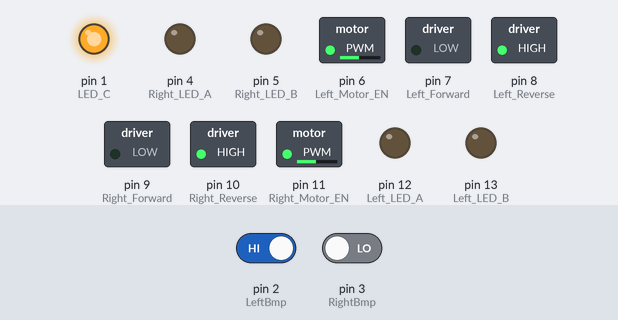
Recording of a sketch running on a simulated Arduino Uno, built with avr-gcc and run on an emulated ATmega328P. Shown: switched loads named in the sketch (green lamp = pin HIGH), output pins drawn as LEDs (lit = HIGH). The test bench sets the inputs (shaded band); at power-on: pin 2 (LeftBmp) HIGH, pin 3 (RightBmp) LOW.

Above: at 9.7 s.
10.3 s: pin 2 (LeftBmp) driven LOW and pin 3 (RightBmp) driven HIGH
At 13.0 s:
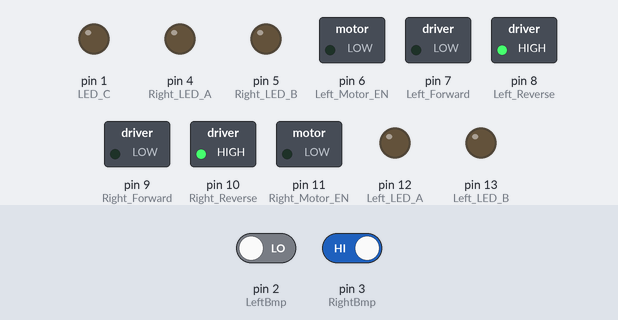
15.9 s: pin 2 (LeftBmp) driven HIGH
At 16.0 s:
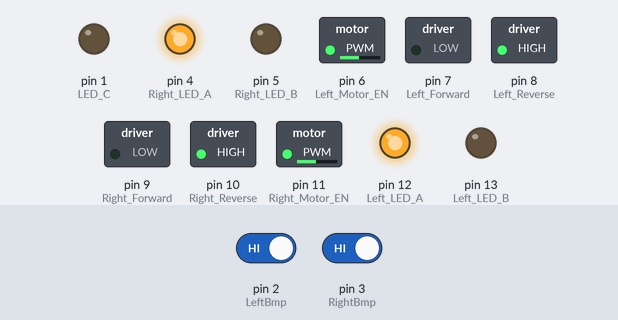
At 18.9 s:
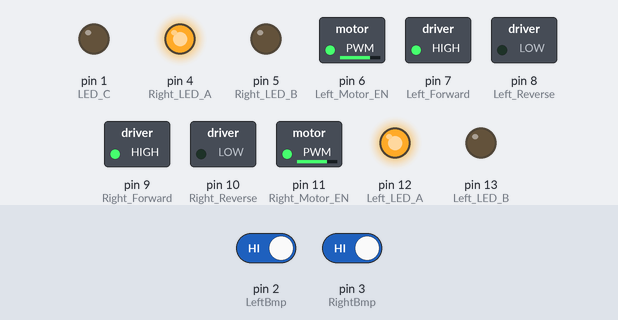
Timing chart, 0 to 27.5 s (numbered marks = the images above; inputs shaded):
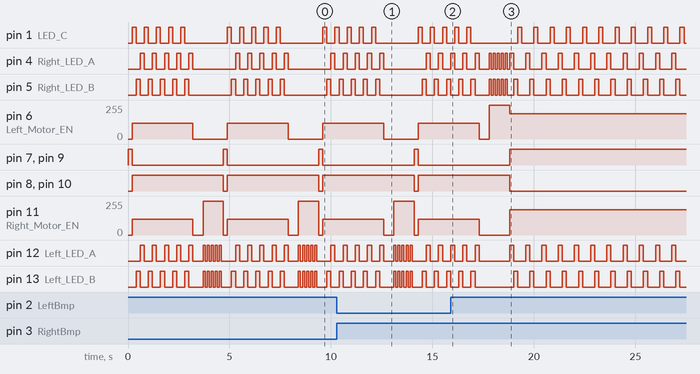

The sketch:

BasicDrillDK.ino
```cpp
// Dan Koskiranta
// G00397054
// 26 February

const int Right_Motor_EN = 11;
const int Right_Forward = 9;
const int Right_Reverse = 10;

const int Left_Motor_EN = 6;
const int Left_Forward = 7;
const int Left_Reverse = 8;

const int Left_LED_A = 12;
const int Left_LED_B = 13;
const int Right_LED_A = 4;
const int Right_LED_B = 5;
const int LED_C = 1;
const int LeftBmp = 2;
const int RightBmp = 3;

void setup() {
  // put your setup code here, to run once:

pinMode(Right_Motor_EN, OUTPUT);
pinMode(Right_Forward, OUTPUT);
pinMode(Right_Reverse, OUTPUT);
pinMode(Left_Motor_EN, OUTPUT);
pinMode(Left_Forward, OUTPUT);
pinMode(Left_Reverse, OUTPUT);

pinMode(Left_LED_A, OUTPUT);
pinMode(Left_LED_B, OUTPUT);
pinMode(Right_LED_A, OUTPUT);
pinMode(Right_LED_B, OUTPUT);
pinMode(LED_C, OUTPUT);
pinMode(LeftBmp, INPUT);
pinMode(RightBmp, INPUT);


  // Drive at slow speed
  analogWrite(Right_Motor_EN, 120);
  analogWrite(Left_Motor_EN, 120);
  // Call and execute forward function
  forward();


  // Drive at medium speed
  analogWrite(Right_Motor_EN, 150);
  analogWrite(Left_Motor_EN, 150);
  forward();
}

void loop() {

  // Drive at high speed
  analogWrite(Right_Motor_EN, 190);
  analogWrite(Left_Motor_EN, 190);
  forward();

}

// Drive forward
void forward()
{
  digitalWrite(Right_Forward, HIGH);
  digitalWrite(Right_Reverse, LOW);
  digitalWrite(Left_Forward, HIGH);
  digitalWrite(Left_Reverse, LOW);

  // If leftbumper is pressed
  if (digitalRead(LeftBmp)== LOW)
  {
    digitalWrite(Right_Motor_EN, LOW);
    digitalWrite(Left_Motor_EN, LOW);
    delay(200);
    analogWrite(Right_Motor_EN, 120);
    analogWrite(Left_Motor_EN, 120);
    leftbmp();
  }
  // If rightbumper is pressed
  else if(digitalRead(RightBmp)== LOW)
  {
    digitalWrite(Right_Motor_EN, LOW);
    digitalWrite(Left_Motor_EN, LOW);
    delay(200);
    analogWrite(Right_Motor_EN, 120);
    analogWrite(Left_Motor_EN, 120);
    rightbmp();
  }

 // For loop to drive the LEDs
 for(int counter = 1; counter <= 5; counter++)
 {
   digitalWrite(Left_LED_A, HIGH);
   digitalWrite(Right_LED_A, HIGH);
   delay(200);
   digitalWrite(Left_LED_A, LOW);
   digitalWrite(Right_LED_A, LOW);
   digitalWrite(Left_LED_B, HIGH);
   digitalWrite(Right_LED_B, HIGH);
   delay(200);
   digitalWrite(Left_LED_B, LOW);
   digitalWrite(Right_LED_B, LOW);
   digitalWrite(LED_C, HIGH);
   delay(200);
   digitalWrite(LED_C, LOW);
   delay(200);
 }
}
```

Leftbmp.ino
```cpp
void leftbmp()
{
  // Reverse

  digitalWrite(Right_Forward, LOW);
  digitalWrite(Right_Reverse, HIGH);
  digitalWrite(Left_Forward, LOW);
  digitalWrite(Left_Reverse, HIGH);

  for(int counter = 1; counter <= 5; counter++)
  {
    digitalWrite(LED_C, HIGH);
    delay(200);
    digitalWrite(LED_C, LOW);
    digitalWrite(Left_LED_B, HIGH);
    digitalWrite(Right_LED_B, HIGH);
    delay(200);
    digitalWrite(Left_LED_B, LOW);
    digitalWrite(Right_LED_B, LOW);
    digitalWrite(Left_LED_A, HIGH);
    digitalWrite(Right_LED_A, HIGH);
    delay(200);
    digitalWrite(Left_LED_A, LOW);
    digitalWrite(Right_LED_A, LOW);
  }
  digitalWrite(Left_Motor_EN, LOW);
  digitalWrite(Right_Motor_EN, LOW);
  delay(500);

  // Turn 45 degrees to the right
  digitalWrite(Right_Motor_EN, LOW);
  digitalWrite(Left_Motor_EN, HIGH);

  for(int counter = 1; counter <= 5; counter++)
  {
    digitalWrite(Right_LED_A, HIGH);
    digitalWrite(Right_LED_B, HIGH);
    digitalWrite(Left_LED_A, LOW);
    digitalWrite(Left_LED_B, LOW);
    digitalWrite(LED_C, LOW);
    delay(100);
    digitalWrite(Right_LED_A, LOW);
    digitalWrite(Right_LED_B, LOW);
    delay(100);
  }
  analogWrite(Right_Motor_EN, 190);
  analogWrite(Left_Motor_EN, 190);
  forward();
}
```

Rightbmp.ino
```cpp
void rightbmp()
{
  // Reverse
  digitalWrite(Right_Forward, LOW);
  digitalWrite(Right_Reverse, HIGH);
  digitalWrite(Left_Forward, LOW);
  digitalWrite(Left_Reverse, HIGH);

 for(int counter = 1; counter <= 5; counter++)
  {
    digitalWrite(LED_C, HIGH);
    delay(200);
    digitalWrite(LED_C, LOW);
    digitalWrite(Left_LED_B, HIGH);
    digitalWrite(Right_LED_B, HIGH);
    delay(200);
    digitalWrite(Left_LED_B, LOW);
    digitalWrite(Right_LED_B, LOW);
    digitalWrite(Left_LED_A, HIGH);
    digitalWrite(Right_LED_A, HIGH);
    delay(200);
    digitalWrite(Left_LED_A, LOW);
    digitalWrite(Right_LED_A, LOW);
  }
  digitalWrite(Left_Motor_EN, LOW);
  digitalWrite(Right_Motor_EN, LOW);
  delay(500);

  // Turn 45 degrees to the left
  digitalWrite(Left_Motor_EN, LOW);
  digitalWrite(Right_Motor_EN, HIGH);

  for(int counter = 1; counter <= 5; counter++)
  {
    digitalWrite(Left_LED_A, HIGH);
    digitalWrite(Left_LED_B, HIGH);
    digitalWrite(Right_LED_A, LOW);
    digitalWrite(Right_LED_B, LOW);
    digitalWrite(LED_C, LOW);
    delay(100);
    digitalWrite(Left_LED_A, LOW);
    digitalWrite(Left_LED_B, LOW);
    delay(100);
  }
  analogWrite(Right_Motor_EN, 190);
  analogWrite(Left_Motor_EN, 190);
  forward();
}
```

Measured:
- after the input at 15.9 s, pin 7 (Left_Forward), pin 9 (Right_Forward): goes on until 18.8 s, then stays HIGH; pin 8 (Left_Reverse), pin 10 (Right_Reverse): goes on until 18.8 s, then stays LOW
- by itself, pin 7 (Left_Forward), pin 9 (Right_Forward): alternates HIGH for 0.20 s and LOW for 4.5 s
- by itself, pin 8 (Left_Reverse), pin 10 (Right_Reverse): alternates HIGH for 4.5 s and LOW for 0.20 s
